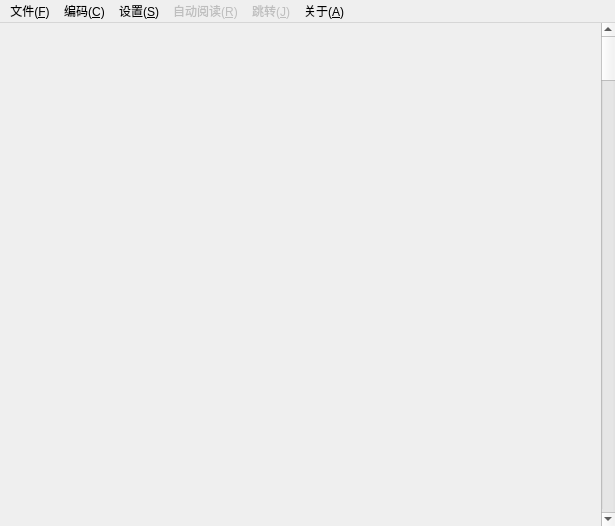
<?xml version="1.0" encoding="UTF-8"?>
<ui version="4.0">
 <class>MainWindow</class>
 <widget class="QMainWindow" name="MainWindow">
  <property name="geometry">
   <rect>
    <x>0</x>
    <y>0</y>
    <width>615</width>
    <height>526</height>
   </rect>
  </property>
  <property name="windowTitle">
   <string>书籍读器离线版</string>
  </property>
  <widget class="QWidget" name="centralWidget">
   <layout class="QHBoxLayout" name="horizontalLayout">
    <property name="spacing">
     <number>0</number>
    </property>
    <property name="leftMargin">
     <number>0</number>
    </property>
    <property name="topMargin">
     <number>0</number>
    </property>
    <property name="rightMargin">
     <number>0</number>
    </property>
    <property name="bottomMargin">
     <number>0</number>
    </property>
    <item>
     <widget class="WidgetFull" name="widgetFull" native="true">
      <property name="focusPolicy">
       <enum>Qt::ClickFocus</enum>
      </property>
     </widget>
    </item>
    <item>
     <widget class="WidgetOneLine" name="widgetOneLine" native="true">
      <property name="minimumSize">
       <size>
        <width>0</width>
        <height>0</height>
       </size>
      </property>
     </widget>
    </item>
    <item>
     <widget class="QScrollBar" name="verticalScrollBar">
      <property name="orientation">
       <enum>Qt::Vertical</enum>
      </property>
     </widget>
    </item>
   </layout>
  </widget>
  <widget class="QMenuBar" name="menuBar">
   <property name="geometry">
    <rect>
     <x>0</x>
     <y>0</y>
     <width>615</width>
     <height>23</height>
    </rect>
   </property>
   <widget class="QMenu" name="menuFile">
    <property name="title">
     <string>文件(&amp;F)</string>
    </property>
    <widget class="QMenu" name="menuRecentFiles">
     <property name="title">
      <string>最近打开的文件(&amp;F)</string>
     </property>
    </widget>
    <addaction name="actionOpen"/>
    <addaction name="menuRecentFiles"/>
    <addaction name="separator"/>
    <addaction name="actionExit"/>
   </widget>
   <widget class="QMenu" name="menuCodec">
    <property name="title">
     <string>编码(&amp;C)</string>
    </property>
    <widget class="QMenu" name="menuLmcl">
     <property name="title">
      <string>乱码处理(&amp;L)</string>
     </property>
     <addaction name="actionMoveNext"/>
     <addaction name="actionMovePrev"/>
    </widget>
    <addaction name="actionGBK"/>
    <addaction name="actionBig5"/>
    <addaction name="actionUTF_8"/>
    <addaction name="actionUTF_16"/>
    <addaction name="actionUTF_16BE"/>
    <addaction name="actionShift_JIS"/>
    <addaction name="actionEUC_KR"/>
    <addaction name="separator"/>
    <addaction name="menuLmcl"/>
   </widget>
   <widget class="QMenu" name="menuConfig">
    <property name="title">
     <string>设置(&amp;S)</string>
    </property>
    <addaction name="actionConfig"/>
    <addaction name="actionShowTray"/>
    <addaction name="separator"/>
    <addaction name="actionFullMode"/>
    <addaction name="actionOneLineMode"/>
   </widget>
   <widget class="QMenu" name="menuAutoRead">
    <property name="enabled">
     <bool>false</bool>
    </property>
    <property name="title">
     <string>自动阅读(&amp;R)</string>
    </property>
    <addaction name="actionRead"/>
    <addaction name="actionAutoRoll"/>
   </widget>
   <widget class="QMenu" name="menu_3">
    <property name="title">
     <string>关于(&amp;A)</string>
    </property>
    <addaction name="actionAboutQt"/>
   </widget>
   <widget class="QMenu" name="menuJump">
    <property name="enabled">
     <bool>false</bool>
    </property>
    <property name="title">
     <string>跳转(&amp;J)</string>
    </property>
    <addaction name="actionSearch"/>
    <addaction name="actionIndex"/>
   </widget>
   <addaction name="menuFile"/>
   <addaction name="menuCodec"/>
   <addaction name="menuConfig"/>
   <addaction name="menuAutoRead"/>
   <addaction name="menuJump"/>
   <addaction name="menu_3"/>
  </widget>
  <action name="actionOpen">
   <property name="text">
    <string>打开(&amp;O)...</string>
   </property>
   <property name="shortcut">
    <string>Ctrl+O</string>
   </property>
  </action>
  <action name="actionExit">
   <property name="text">
    <string>退出(&amp;X)</string>
   </property>
  </action>
  <action name="actionGBK">
   <property name="checkable">
    <bool>true</bool>
   </property>
   <property name="text">
    <string notr="true">&amp;GBK</string>
   </property>
  </action>
  <action name="actionBig5">
   <property name="checkable">
    <bool>true</bool>
   </property>
   <property name="text">
    <string notr="true">&amp;Big5</string>
   </property>
  </action>
  <action name="actionUTF_8">
   <property name="checkable">
    <bool>true</bool>
   </property>
   <property name="text">
    <string notr="true">UTF-&amp;8</string>
   </property>
  </action>
  <action name="actionUTF_16">
   <property name="checkable">
    <bool>true</bool>
   </property>
   <property name="text">
    <string notr="true">&amp;UTF-16</string>
   </property>
  </action>
  <action name="actionMoveNext">
   <property name="text">
    <string>后移一个字节(&amp;N)</string>
   </property>
  </action>
  <action name="actionMovePrev">
   <property name="text">
    <string>前移一个字节(&amp;P)</string>
   </property>
  </action>
  <action name="actionShift_JIS">
   <property name="checkable">
    <bool>true</bool>
   </property>
   <property name="text">
    <string notr="true">Shift_&amp;JIS</string>
   </property>
  </action>
  <action name="actionSystem">
   <property name="checkable">
    <bool>true</bool>
   </property>
   <property name="text">
    <string notr="true">System</string>
   </property>
  </action>
  <action name="actionwindows_949">
   <property name="text">
    <string>windows-949</string>
   </property>
  </action>
  <action name="actionEUC_KR">
   <property name="checkable">
    <bool>true</bool>
   </property>
   <property name="text">
    <string notr="true">EUC-&amp;KR</string>
   </property>
  </action>
  <action name="actionConfig">
   <property name="text">
    <string>设置(&amp;S)...</string>
   </property>
  </action>
  <action name="actionFullMode">
   <property name="checkable">
    <bool>true</bool>
   </property>
   <property name="text">
    <string>完整模式(&amp;F)</string>
   </property>
  </action>
  <action name="actionOneLineMode">
   <property name="checkable">
    <bool>true</bool>
   </property>
   <property name="text">
    <string>一行模式(&amp;O)</string>
   </property>
  </action>
  <action name="actionRead">
   <property name="checkable">
    <bool>true</bool>
   </property>
   <property name="text">
    <string>朗读(&amp;R)</string>
   </property>
   <property name="shortcut">
    <string notr="true">Ctrl+F12</string>
   </property>
   <property name="shortcutContext">
    <enum>Qt::ApplicationShortcut</enum>
   </property>
  </action>
  <action name="actionAboutQt">
   <property name="text">
    <string>关于&amp;Qt</string>
   </property>
  </action>
  <action name="actionSearch">
   <property name="text">
    <string>查找(&amp;F)...</string>
   </property>
   <property name="shortcut">
    <string>Ctrl+F</string>
   </property>
  </action>
  <action name="actionIndex">
   <property name="text">
    <string>章节索引(&amp;I)...</string>
   </property>
   <property name="shortcut">
    <string>Ctrl+I</string>
   </property>
  </action>
  <action name="actionAutoRoll">
   <property name="checkable">
    <bool>true</bool>
   </property>
   <property name="text">
    <string>自动滚屏(&amp;A)</string>
   </property>
   <property name="shortcut">
    <string>Return</string>
   </property>
  </action>
  <action name="actionShowTray">
   <property name="checkable">
    <bool>true</bool>
   </property>
   <property name="text">
    <string>显示托盘(&amp;T)</string>
   </property>
  </action>
  <action name="actionUTF_16BE">
   <property name="checkable">
    <bool>true</bool>
   </property>
   <property name="text">
    <string>U&amp;TF-16BE</string>
   </property>
  </action>
 </widget>
 <layoutdefault spacing="6" margin="11"/>
 <customwidgets>
  <customwidget>
   <class>WidgetFull</class>
   <extends>QWidget</extends>
   <header>core/widgetfull.h</header>
   <container>1</container>
  </customwidget>
  <customwidget>
   <class>WidgetOneLine</class>
   <extends>QWidget</extends>
   <header>core/widgetoneline.h</header>
   <container>1</container>
  </customwidget>
 </customwidgets>
 <resources/>
 <connections>
  <connection>
   <sender>actionOpen</sender>
   <signal>triggered()</signal>
   <receiver>MainWindow</receiver>
   <slot>actionOpenTriggered()</slot>
   <hints>
    <hint type="sourcelabel">
     <x>-1</x>
     <y>-1</y>
    </hint>
    <hint type="destinationlabel">
     <x>307</x>
     <y>262</y>
    </hint>
   </hints>
  </connection>
 </connections>
 <slots>
  <slot>actionOpenTriggered()</slot>
 </slots>
</ui>
